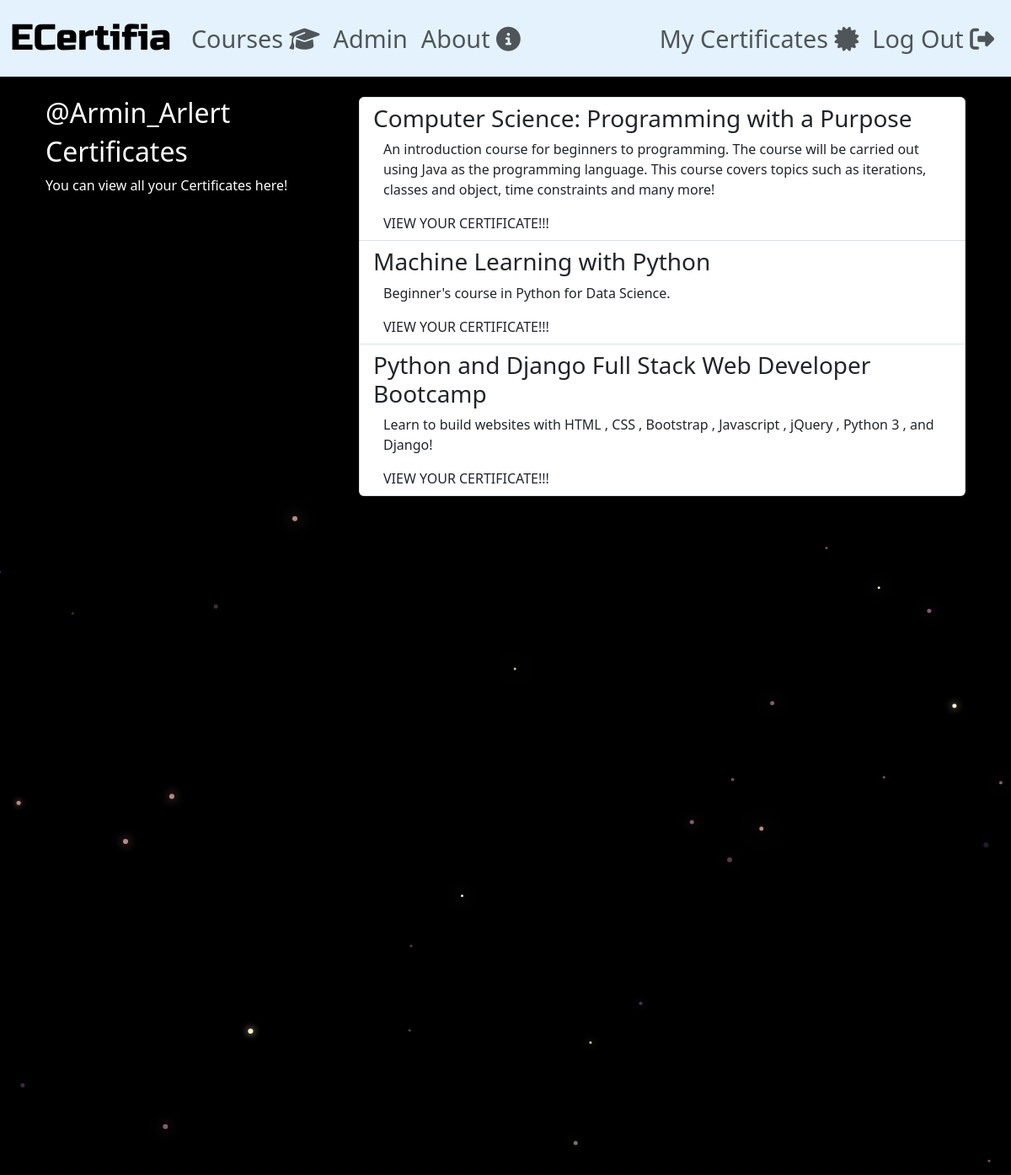
The page /courses/certificates/Ishaan_Roopesh/ (signed in) on the database its author committed.
### courses/models.py (models this page shows, shortened)
class Certificate(models.Model):
    student = models.ForeignKey(User, on_delete=models.CASCADE)
    course = models.ForeignKey(Course, on_delete=models.CASCADE)
    issue_date = models.DateTimeField(auto_now_add=True)
    unique_code = models.CharField(max_length=10, unique=True)
    hours = models.PositiveIntegerField(default=0)

class Course(models.Model):
    name = models.CharField(max_length=255, unique=True)
    course_instructor = models.CharField(max_length=255, blank=False, default='')
    issuing_organization = models.CharField(max_length=256, default='')
    slug = models.SlugField(allow_unicode=True, unique=True)
    description = models.TextField(blank=True, default='')
    description_html = models.TextField(editable=False, default='', blank=True)
    members = models.ManyToManyField(User, through='CourseMembers')
    course_length_hours = models.PositiveIntegerField(default=0)
    class Meta:
        ordering = ['name']

### courses/views.py (the view)
# urls.py: path('certificates/<str:username>/', views.CertificatesListView.as_view(), name='my_certificates'),
class CertificatesListView(generic.ListView):
    template_name = 'courses/certificates_list.html'
    context_object_name = 'certificates'
    def get_queryset(self):
        user_certificates = Certificate.objects.filter(student=self.request.user)
        return user_certificates

### courses/templates/courses/certificates_list.html
{% extends 'courses/course_base.html' %}
{% block precourse %}
<div class="col-md-4">
    <div class="content">
        {% if user.is_authenticated %}
            <h2>@{{ user.username }}</h2>
        {% endif %}
        <h2>Certificates</h2>
        <p>You can view all your Certificates here!</p>
    </div>
</div>
{% endblock %}
{% block course_content %}
<div class="col-md-8">
    <div class="list-group">
        {% for certificate in certificates %}
            <a href="{% url 'courses:certificate_detail' unique_code=certificate.unique_code %}" class="list-group-item list-group-item-action">
                <h3 class="">{{ certificate.course.name }}</h3>
                <div class="list-group-item-text container-fluid">
                    {{ certificate.course.description_html|safe }}
                    <div class="row">
                        <div class="col-md-4">
                            VIEW YOUR CERTIFICATE!!!
                        </div>
                    </div>
                </div>
            </a>
        {% endfor %}
    </div>
</div>
{% endblock %}

### static/ecertificate/css/mastermain.css (style rules this page uses)
html, body { background: black; margin: 0; }

### static/ecertificate/css/ecertificate/master.css (style rules this page uses)
body { background-color: black; color:white; }

### rows shown on the page
Certificate: course.name "Computer Science: Programming with a Purpose", course.description_html "An introduction course for beginners to programming. The course will be carried out using Java as the programming language. This course covers topics such as iterations, classes and object, time constraints and many more!"
Certificate: course.name "Machine Learning with Python", course.description_html "Beginner's course in Python for Data Science."
Certificate: course.name "Python and Django Full Stack Web Developer Bootcamp", course.description_html "Learn to build websites with HTML , CSS , Bootstrap , Javascript , jQuery , Python 3 , and Django!"

### other values the page prints
{{ user.username }} "Armin_Arlert"
